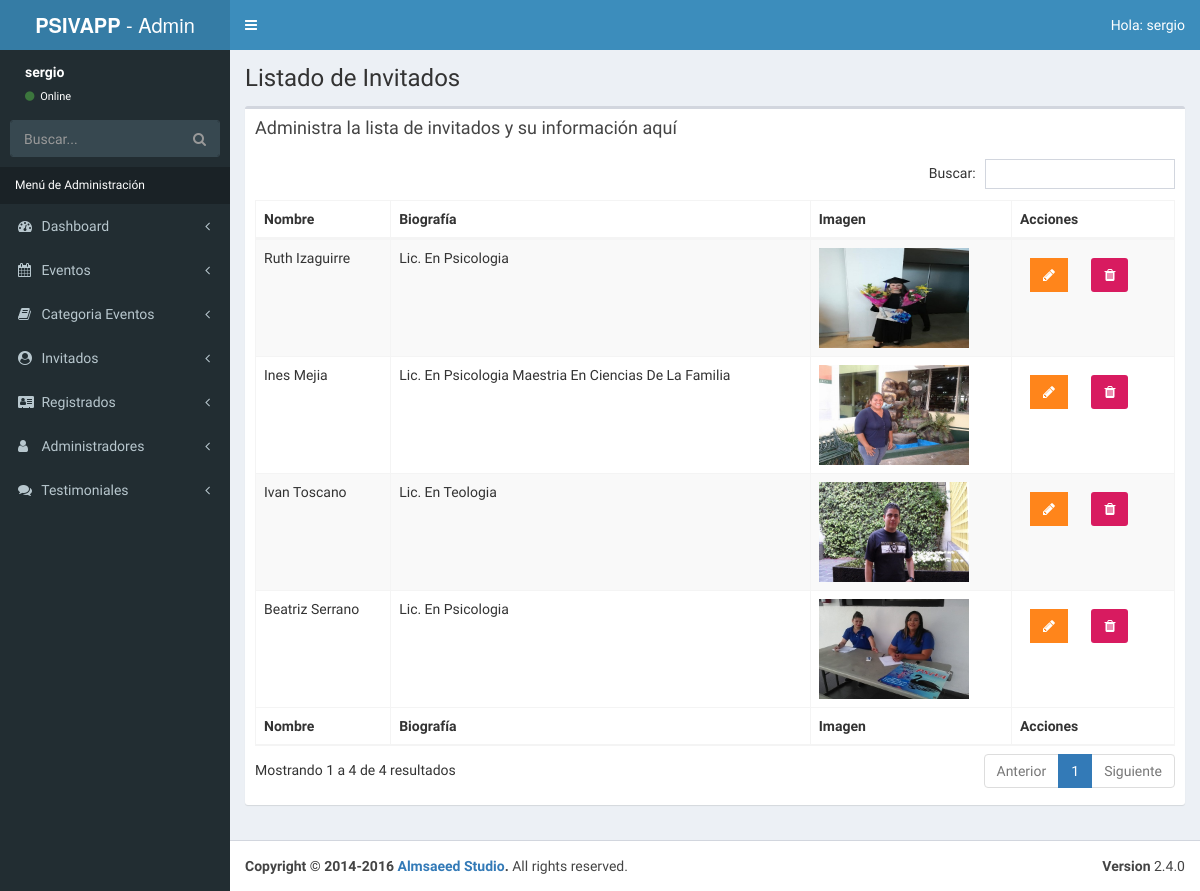
The page /admin/lista-invitados.php (signed in) on the database its author committed.
### tables this page shows
CREATE TABLE `invitados` (
  `invitado_id` tinyint(4) NOT NULL AUTO_INCREMENT,
  `nombre_invitado` varchar(30) NOT NULL,
  `apellido_invitado` varchar(30) NOT NULL,
  `descripcion` text NOT NULL,
  `url_imagen` varchar(50) NOT NULL,
  PRIMARY KEY (`invitado_id`)
);

### admin/lista-invitados.php (the view, shortened to what this page needs)
<?php
        include_once 'funciones/funciones.php';
        include_once 'templates/header.php';
        include_once 'templates/barra.php';
        include_once 'templates/navegacion.php';
?>
  <div class="content-wrapper">
    <section class="content-header">
          <h1>
            Listado de Invitados
          </h1>
    </section>
    <section class="content">
      <div class="row">
        <div class="col-xs-12">
          <div class="box">
            <div class="box-header">
              <h3 class="box-title">Administra la lista de invitados y su información aquí</h3>
            </div>
            <div class="box-body">
              <table id="registros" class="table table-bordered table-striped">
                <thead>
                <tr>
                  <th>Nombre</th>
                  <th>Biografía</th>
                  <th>Imagen</th>
                  <th>Acciones</th>
                </tr>
                </thead>
                <tbody>
                        <?php
                            try {
                                $sql = "SELECT * FROM invitados";
                                $resultado = $conn->query($sql);
                            } catch (Exception $e) {
                                $error = $e->getMessage();
                                echo $error;
                            }
                            while($invitado = $resultado->fetch_assoc() ) { ?>
                                <tr>
                                    <td><?php echo $invitado['nombre_invitado'] . " " . $invitado['apellido_invitado'];  ?></td>
                                    <td><?php echo $invitado['descripcion']; ?></td>
                                    <td><img src="../img/invitados/<?php echo $invitado['url_imagen']; ?>" width="150"></td>
                                    <td>
                                        <a href="editar-invitado.php?id=<?php echo $invitado['invitado_id'] ?>" class="btn bg-orange btn-flat margin">
                                            <i class="fa fa-pencil"></i>
                                        </a>
                                        <a href="#" data-id="<?php echo $invitado['invitado_id'] ?>" data-tipo="invitado" class="btn bg-maroon bnt-flat margin borrar_registro">
                                            <i class="fa fa-trash"></i>
                                        </a>
                                    </td>
                                </tr>
                            <?php }  ?>
                </tbody>
                <tfoot>
                <tr>
                    <th>Nombre</th>
                    <th>Biografía</th>
                    <th>Imagen</th>
                    <th>Acciones</th>
                </tr>
                </tfoot>
              </table>
            </div>
          </div>
        </div>
      </div>
    </section>
  </div>
  <?php
          include_once 'templates/footer.php';
  ?>

### rows shown on the page
invitados: nombre_invitado "Ruth", apellido_invitado "Izaguirre", descripcion "Lic. En Psicologia", url_imagen (picture)
invitados: nombre_invitado "Ines", apellido_invitado "Mejia", descripcion "Lic. En Psicologia Maestria En Ciencias De La Familia", url_imagen (picture)
invitados: nombre_invitado "Ivan", apellido_invitado "Toscano", descripcion "Lic. En Teologia", url_imagen (picture)
invitados: nombre_invitado "Beatriz", apellido_invitado "Serrano", descripcion "Lic. En Psicologia", url_imagen (picture)

### other values the page prints
$_SESSION['nombre'] "sergio"
